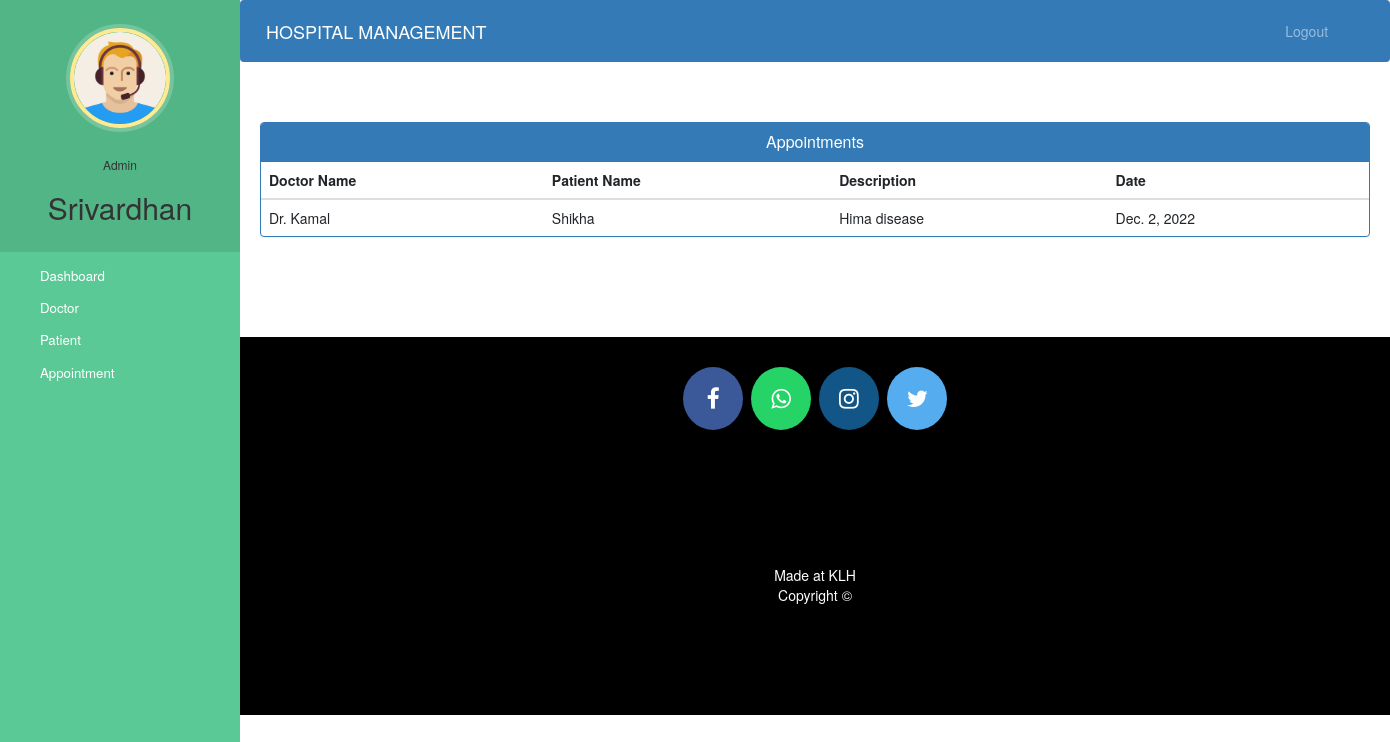
/admin-view-appointment (signed in), run on the app's committed database.
### hospital/models.py (models this page shows)
class Appointment(models.Model):
    patientId=models.PositiveIntegerField(null=True)
    doctorId=models.PositiveIntegerField(null=True)
    patientName=models.CharField(max_length=40,null=True)
    doctorName=models.CharField(max_length=40,null=True)
    appointmentDate=models.DateField(auto_now=True)
    description=models.TextField(max_length=500)
    status=models.BooleanField(default=False)

### hospital/views.py (the view)
# urls.py: path('admin-view-appointment', views.admin_view_appointment_view,name='admin-view-appointment'),
@login_required(login_url='adminlogin')
@user_passes_test(is_admin)
def admin_view_appointment_view(request):
    appointments=models.Appointment.objects.all().filter(status=True)
    return render(request,'hospital/admin_view_appointment.html',{'appointments':appointments})

### hospital/views.py (called while the page is built)
def is_admin(user):
    return user.groups.filter(name='ADMIN').exists()

### templates/hospital/admin_view_appointment.html (shortened to what this page needs)
{% extends 'hospital/admin_base.html' %}
{% block content %}
<head>
  <link href="//netdna.bootstrapcdn.com/bootstrap/3.0.0/css/bootstrap.min.css" rel="stylesheet" id="bootstrap-css">
</head>
<div class="container">
  <div class="panel panel-primary">
    <div class="panel-heading">
      <h6 class="panel-title">Appointments</h6>
    </div>
    <table class="table table-hover" id="dev-table">
      <thead>
        <tr>
          <th>Doctor Name</th>
          <th>Patient Name</th>
          <th>Description</th>
          <th>Date</th>
        </tr>
      </thead>
      {% for a in appointments %}
      <tr>
        <td> {{a.doctorName}}</td>
        <td>{{a.patientName}}</td>
        <td>{{a.description}}</td>
        <td>{{a.appointmentDate}}</td>
      </tr>
      {% endfor %}
    </table>
  </div>
</div>
{% endblock content %}

### templates/hospital/admin_base.html (shortened to what this page needs)
<!DOCTYPE html>
{% load static %}
<html lang="en">
<head>
  <link rel="stylesheet" href="https://stackpath.bootstrapcdn.com/bootstrap/4.3.1/css/bootstrap.min.css">
  <link rel="stylesheet" href="https://maxcdn.bootstrapcdn.com/font-awesome/4.7.0/css/font-awesome.min.css">
  <link rel="stylesheet" href="{% static '/style.css' %}">
</head>
<body>
  <nav class="menu" tabindex="0">
    <header class="avatar">
      <img src="{% static "images/adminpropic.png" %}" />
      <br><br>
      <h6>Admin</h6>
      <h2>{{request.user.first_name}}</h2>
    </header>
    <ul>
      <li tabindex="0" class="icon-dashboard"> <a style="color:white; text-decoration:none;" href="/admin-dashboard"><span>Dashboard</span></a> </li>
      <li tabindex="0" class="icon-customers"> <a style="color:white; text-decoration:none;" href="/admin-doctor"><span>Doctor</span></a></li>
      <li tabindex="0" class="icon-users"> <a style="color:white; text-decoration:none;" href="/admin-patient"><span>Patient</span></a></li>
      <li tabindex="0" class="icon-calendar"> <a style="color:white; text-decoration:none;" href="/admin-appointment"><span>Appointment</span></a></li>
    </ul>
  </nav>
  <main>
    <div class="bs-example">
      <nav class="navbar navbar-expand-md  navbar-dark fixed-top" style="background:#337AB7;">
        <a href="/admin-dashboard" class="navbar-brand">HOSPITAL MANAGEMENT</a>
        <div class="collapse navbar-collapse justify-content-between" id="navbarCollapse">
          <div class="navbar-nav" style=" margin-left: 90%;">
            <a href="/logout" class="nav-item nav-link">Logout</a>
          </div>
        </div>
      </nav>
    </div>
    <br><br>
    {% block content %}
    {% endblock content %}
    <br><br><br><br>
    <footer>
      <p>
        <a id="ftr" href="https://facebook.com/sumit.luv/" class="fa fa-facebook"></a>
        <a id="ftr" href="https://api.whatsapp.com/send?phone=919572181024&text=Hello%20Sumit.%0d%0aHow%20are%20you%20%3f%0d%0aI%20came%20from%20your%20website.&source=&data=#" class="fa fa-whatsapp"></a>
        <a id="ftr" href="https://instagram.com/sumit.luv" class="fa fa-instagram"></a>
        <a id="ftr" href="https://twitter.com/sumitkumar1503" class="fa fa-twitter"></a>
      </p>
      <br>
      <div class="container">
        <div class="row">
          <div class="col-md-12 col-sm-12">
            <div style="color:#ffffff;" class="wow fadeInUp footer-copyright">
              <p>Made at KLH<br>
                Copyright &copy;</p>
            </div>
          </div>
        </div>
      </div>
    </footer>
  </main>
</body>
</html>

### static/style.css (style rules this page uses)
body { padding-left: 240px; }
main { position: relative; height: 100vh; }
.menu { background: #5bc995; height: 100vh; width: 240px; position: fixed; top: 0px; left: 0; z-index: 5; outline: none; }
.menu .avatar { background: rgba(0, 0, 0, 0.1); padding: 2em 0.5em; text-align: center; }
.menu .avatar img { width: 100px; border-radius: 50%; overflow: hidden; border: 4px solid #ffea92; box-shadow: 0 0 0 4px rgba(255, 255, 255, 0.2); }
.menu .avatar h2 { font-weight: normal; margin-bottom: 0; }
.menu ul { list-style: none; padding: 0.5em 0; margin: 0; }
.menu ul li { padding: 0.5em 1em 0.5em 3em; font-size: 0.95em; font-weight: regular; background-repeat: no-repeat; background-position: left 15px center; background-size: auto 20px; transition: all 0.15s linear; cursor: pointer; }
.menu ul li.icon-dashboard { background-image: url("http://www.entypo.com/images//gauge.svg"); }
.menu ul li.icon-customers { background-image: url("http://www.entypo.com/images//briefcase.svg"); }
.menu ul li.icon-users { background-image: url("http://www.entypo.com/images//users.svg"); }
.menu ul li.icon-calendar { background-image: url("http://www.entypo.com/images//calendar.svg"); }

### templates/hospital/admin_base.html (style rules this page uses)
a:link { text-decoration: none; }
a { color: white; }
footer { padding: 0px 0px 0px 0px; background-color: black; margin: 0px; }
#ftr { padding: 20px; }
.fa { font-size: 23px; width: 60px; text-align: center; text-decoration: none; margin: 5px 2px; border-radius: 50%; }
.fa-facebook { background: #3B5998; color: white; margin-top: 30px; }
.fa-whatsapp { background: #25d366; color: white; }
.fa-twitter { background: #55ACEE; color: white; }
.fa-instagram { background: #125688; color: white; }
p { text-align: center; }
body { padding-left: 240px; }
main { position: relative; height: 100vh; }
.menu { background: #5bc995; height: 100vh; width: 240px; position: fixed; top: 0px; left: 0; z-index: 5; outline: none; }
.menu .avatar { background: rgba(0, 0, 0, 0.1); padding: 2em 0.5em; text-align: center; }
.menu .avatar img { width: 100px; border-radius: 50%; overflow: hidden; border: 4px solid #ffea92; box-shadow: 0 0 0 4px rgba(255, 255, 255, 0.2); }
.menu .avatar h2 { font-weight: normal; margin-bottom: 0; }
.menu ul { list-style: none; padding: 0.5em 0; margin: 0; }
.menu ul li { padding: 0.5em 1em 0.5em 3em; font-size: 0.95em; font-weight: regular; background-repeat: no-repeat; background-position: left 15px center; background-size: auto 20px; transition: all 0.15s linear; cursor: pointer; }
.menu ul li.icon-dashboard { background-image: url("http://www.entypo.com/images//gauge.svg"); }
.menu ul li.icon-customers { background-image: url("http://www.entypo.com/images//briefcase.svg"); }
.menu ul li.icon-users { background-image: url("http://www.entypo.com/images//users.svg"); }
.menu ul li.icon-calendar { background-image: url("http://www.entypo.com/images//calendar.svg"); }

### templates/hospital/admin_view_appointment.html (style rules this page uses)
a:link { text-decoration: none; }
h6 { text-align: center; }
.row { margin: 100px; }

### data on the page
Appointment: doctorName "Dr. Kamal", patientName "Shikha", description "Hima disease", appointmentDate "Dec. 2, 2022"

### other printed values
{{ request.user.first_name }} "Srivardhan"
